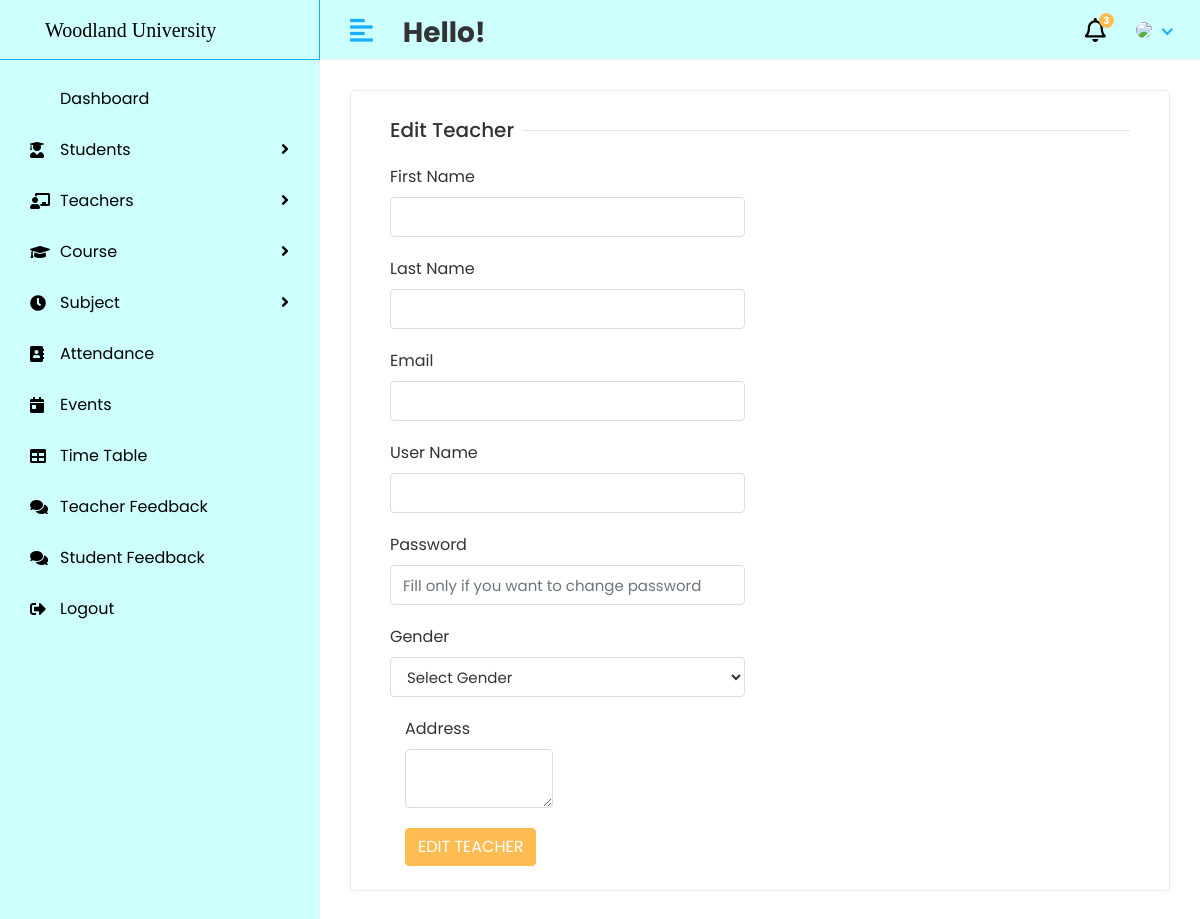
The page /HOD/edit/teacher/1 on the database as committed earlier.
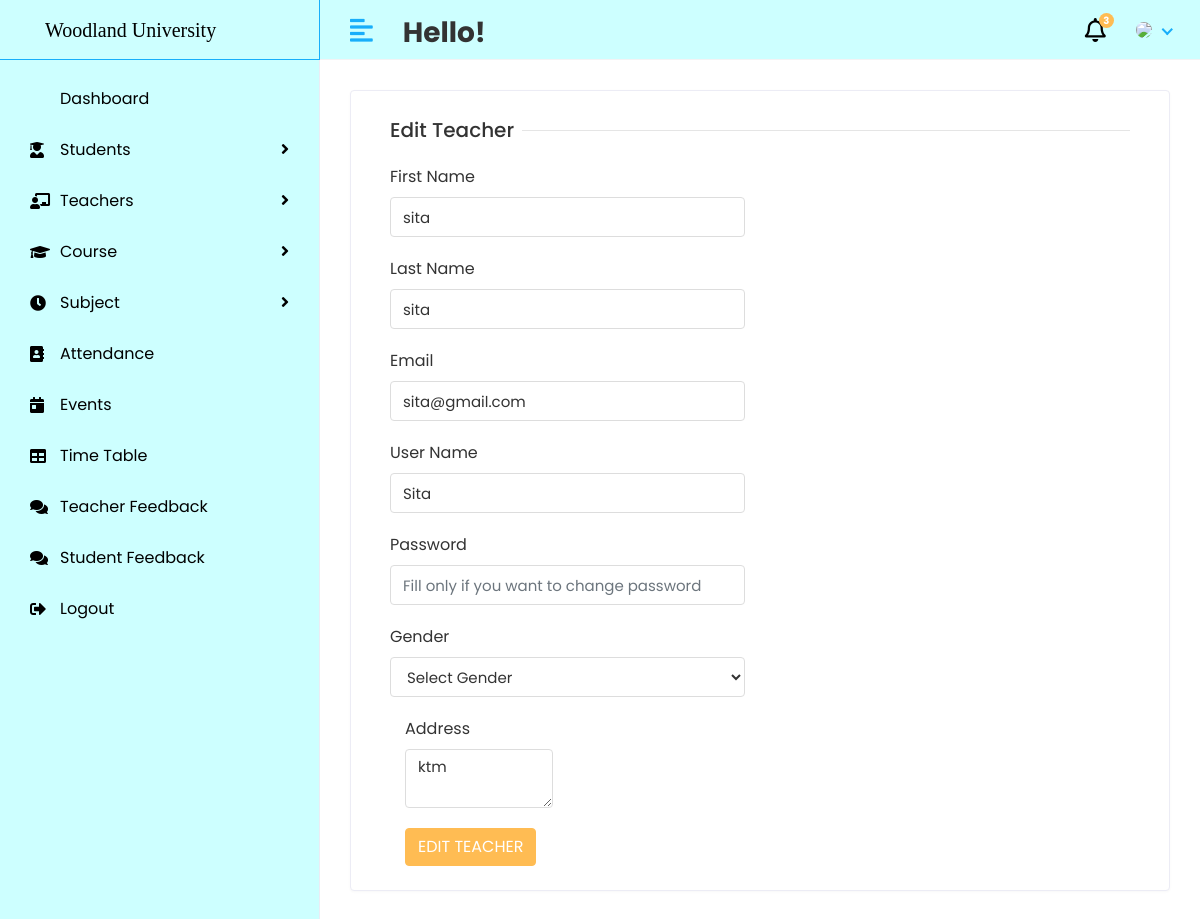
The same page on the database as committed later.
### course_manageent_system_app/models.py (models this page shows, shortened)
class Teachers(models.Model):
    admin = models.OneToOneField(CustomUser, on_delete=models.CASCADE)
    address = models.TextField()
    gender = models.CharField(max_length=100)
    created_at = models.DateTimeField(auto_now_add=True)
    updated_at = models.DateTimeField(auto_now=True)

class CustomUser(AbstractUser):
    USER = (
        (1, 'ADMIN'),
        (2, 'TEACHER'),
        (3, 'STUDENT'),
    )
    user_type = models.CharField(choices=USER, max_length=50, default=1)
    profile_pics = models.ImageField(upload_to='media/profile_pic')

### WUC_Project/views_admin.py (the view)
# urls.py: path('HOD/edit/teacher/<str:id>', views_admin.EDIT_TEACHER, name='edit_teacher'),
def EDIT_TEACHER(request, id):
    teacher = Teachers.objects.filter(id=id)
    course = Course.objects.all()
    session = Session.objects.all()
    context = {
        'teacher': teacher,
    }
    return render(request, 'HOD/edit_teacher.html', context)

### templates/HOD/edit_teacher.html (shortened to what this page needs)
{% include 'dashboard.html'%}
{% block content %}
<div class="page-wrapper">
     <div class="content container-fluid">
   <div class="row">
<div class="col-sm-12">
<div class="card">
<div class="card-body">
<form method="post" action="{% url 'update_teacher' %}" enctype="multipart/form-data">
<div class="col-12">
<h5 class="form-title"><span>Edit Teacher</span></h5>
</div>
<div class="col-12 col-sm-6">
<div class="form-group">
<label>First Name</label>
<input type="text" class="form-control" name="first_name"  value="{% for i in teacher%}{{i.admin.first_name}}{% endfor %}" >
</div>
</div>
<div class="col-12 col-sm-6">
<div class="form-group">
<label>Last Name</label>
<input type="text" class="form-control" name="last_name"  value="{% for i in teacher%}{{i.admin.last_name}}{% endfor %}" >
</div>
</div>
    <div class="col-12 col-sm-6">
<div class="form-group">
<label>Email</label>
<input type="text" class="form-control" name="email"  value="{% for i in teacher%}{{i.admin.email}}{% endfor %}" >
</div>
</div>
    <div class="col-12 col-sm-6">
<div class="form-group">
<label>User Name</label>
<input type="text" class="form-control" name="username"  value="{% for i in teacher%}{{i.admin.username}}{% endfor %}">
</div>
</div>
    <div class="col-12 col-sm-6">
<div class="form-group">
<label>Password</label>
<input type="password" class="form-control" name="password" placeholder="Fill only if you want to change password" >
</div>
</div>
    <div class="col-12 col-sm-6">
                                    <div class="form-group">
                                       <label>Gender</label>
                                       <select class="form-control" name="gender" >
                                          <option>Select Gender</option>
                                       </select>
                                    </div>
                                 </div>
     <div class="col-12 col-sm-6">
     <div class="col-12 col-sm-6">
        <div class="form-group">
        <label>Address</label>
        <textarea class="form-control" name="address">{% for i in teacher%}{{i.address}}{% endfor %}</textarea>
        </div>
        </div>
        <div class="col-12">
        <button type="submit" class="btn btn-primary">EDIT TEACHER</button>
        </div>
</form>
</div>
</div>
</div>
</div>
    </div>
</div>
{% endblock %}

Rows that differ between the two databases and show on the page:
added Teachers: first_name "sita", last_name "sita", email "sita@gmail.com", username "Sita", address "ktm"
